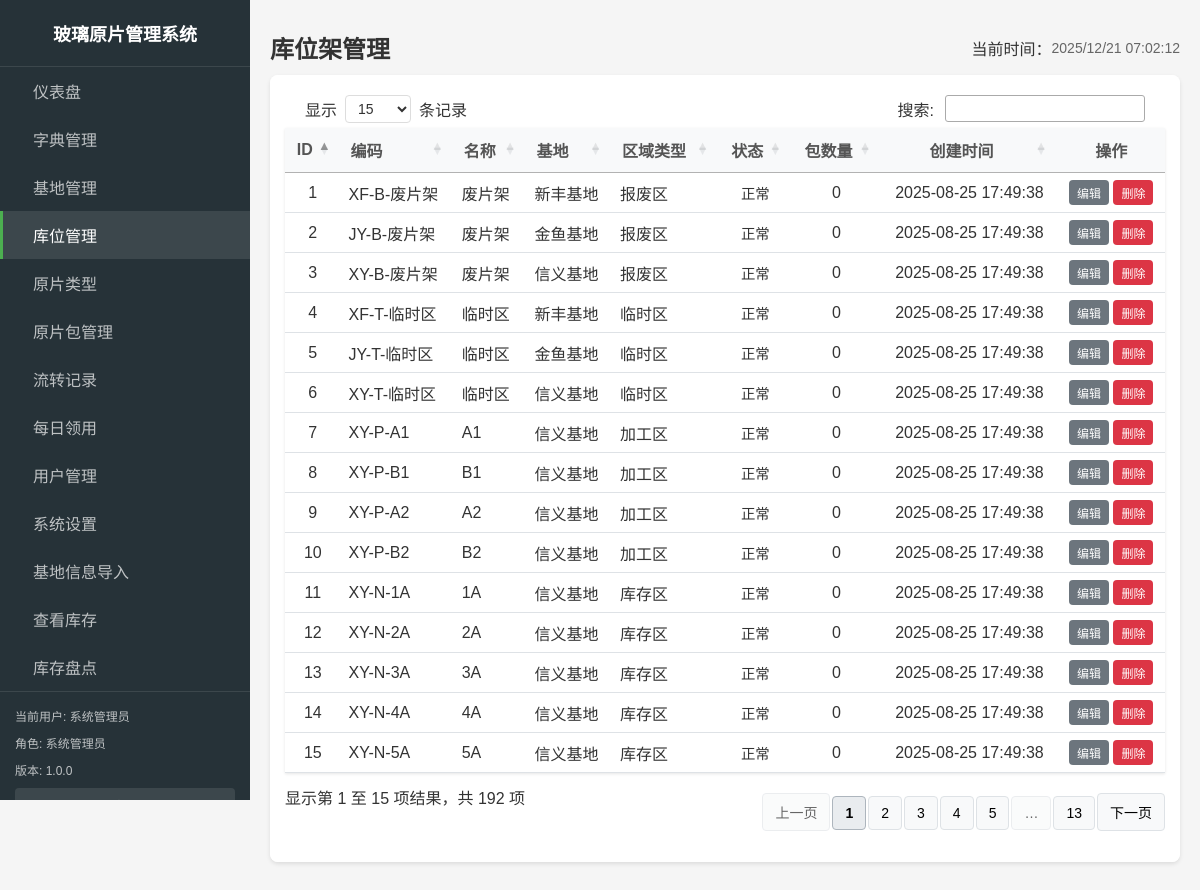
The page /admin/racks.php (signed in) on the database its author committed.
### tables this page shows
CREATE TABLE `settings` (`id` INT(11) NOT NULL AUTO_INCREMENT,
`setting_key` VARCHAR(100) NOT NULL Comment "设置键",
`value` TEXT NULL Comment "设置值",
`description` VARCHAR(255) NULL Comment "设置描述",
`created_at` TIMESTAMP NOT NULL DEFAULT CURRENT_TIMESTAMP,
`updated_at` TIMESTAMP NOT NULL DEFAULT CURRENT_TIMESTAMP ON UPDATE CURRENT_TIMESTAMP(0),
UNIQUE INDEX `setting_key`(`setting_key` ASC) USING BTREE,
PRIMARY KEY (`id`));

CREATE TABLE `storage_racks` (`id` INT(11) NOT NULL AUTO_INCREMENT,
`base_id` INT(11) NOT NULL Comment "所属基地ID",
`code` VARCHAR(50) NOT NULL Comment "库位架编码",
`name` VARCHAR(100) NULL Comment "库位架名称",
`area_type` ENUM("storage","processing","scrap","temporary") NOT NULL DEFAULT 'storage' Comment "区域类型：库存区、加工区、报废区、临时区",
`capacity` INT(11) NULL Comment "容量",
`status` ENUM("normal","maintenance","full") NULL DEFAULT 'normal' Comment "状态：正常、维护中、已满",
`created_at` TIMESTAMP NOT NULL DEFAULT CURRENT_TIMESTAMP,
`updated_at` TIMESTAMP NOT NULL DEFAULT CURRENT_TIMESTAMP ON UPDATE CURRENT_TIMESTAMP(0),
INDEX `base_id`(`base_id` ASC) USING BTREE,
PRIMARY KEY (`id`));

CREATE TABLE `bases` (`id` INT(11) NOT NULL AUTO_INCREMENT,
`name` VARCHAR(50) NOT NULL Comment "基地名称",
`code` VARCHAR(20) NOT NULL Comment "基地编码",
`address` VARCHAR(255) NULL Comment "基地地址",
`created_at` TIMESTAMP NOT NULL DEFAULT CURRENT_TIMESTAMP,
`updated_at` TIMESTAMP NOT NULL DEFAULT CURRENT_TIMESTAMP ON UPDATE CURRENT_TIMESTAMP(0),
PRIMARY KEY (`id`));

### includes/db.php (called while the page is built, shortened)
<?php
function getDbConnection() {
    static $conn = null;
    if ($conn === null) {
        $conn = new mysqli(DB_HOST, DB_USER, DB_PASS, DB_NAME);
        $conn->set_charset(DB_CHARSET);
    }
    return $conn;
}
function query($sql, $params = []) {
    $conn = getDbConnection();
    $stmt = $conn->prepare($sql);
    if (!$stmt->execute()) {
        throw new Exception("执行查询失败: " . $stmt->error . "<br>SQL: " . $sql);
    }
    $result = $stmt->get_result();
    return $result;
}
function fetchRow($sql, $params = []) {
    $result = query($sql, $params);
    $row = $result->fetch_assoc();
    return $row;
}
function fetchAll($sql, $params = []) {
    $result = query($sql, $params);
    $rows = [];
    while ($row = $result->fetch_assoc()) {
        $rows[] = $row;
    }
    return $rows;
}
?>

### includes/auth.php (called while the page is built, shortened)
<?php
require_once __DIR__ . '/db.php';
function isLoggedIn() {
    return isset($_SESSION['logged_in']) && $_SESSION['logged_in'] === true;
}
function getCurrentUser() {
    return [
        'id' => $_SESSION['user_id'],
        'username' => $_SESSION['username'],
        'name' => $_SESSION['name'],
        'role' => $_SESSION['role'],
        'base_id' => $_SESSION['base_id'] ?? null
    ];
}
?>

### includes/admin_nav_config.php (called while the page is built, shortened)
<?php
function getAdminNavConfig($userRole) {
    $filteredItems = array_filter($navItems, function($item) use ($userRole) {
        return in_array($userRole, $item['roles']);
    });
    usort($filteredItems, function($a, $b) {
        return $a['order'] - $b['order'];
    });
    return $filteredItems;
}
function getCurrentNavId($currentPage) {
    $pageNavMap = [
        'index.php' => 'dashboard',
        'bases.php' => 'bases',
        'racks.php' => 'racks',
        'glass_types.php' => 'glass_types',
        'dictionary.php' => 'dictionary',
        'packages.php' => 'packages',
        'transactions.php' => 'transactions',
        'reports.php' => 'reports',
        'users.php' => 'users',
        'settings.php' => 'settings',
    ];
    return $pageNavMap[$currentPage] ?? '';
}
?>

### includes/app_info.php (called while the page is built, shortened)
<?php
require_once __DIR__ . '/db.php';
function getAppName() {
    try {
        $setting = fetchRow("SELECT value FROM settings WHERE setting_key = 'system_name' LIMIT 1");
        if ($setting && !empty($setting['value'])) {
            return $setting['value'];
        }
        return '玻璃仓储管理系统';
    } catch (Exception $e) {
        return '玻璃仓储管理系统';
    }
}
function getAppVersion() {
    try {
        $setting = fetchRow("SELECT value FROM settings WHERE setting_key = 'system_version' LIMIT 1");
        if ($setting && !empty($setting['value'])) {
            return $setting['value'];
        }
        return '1.0.0';
    } catch (Exception $e) {
        return '1.0.0';
    }
}
?>

### admin/racks.php (the view, shortened to what this page needs)
<?php
require_once '../includes/auth.php';
require_once '../includes/db.php';
require_once '../includes/admin_layout.php';
$currentUser = getCurrentUser();
$areaTypes = [
    'storage' => '库存区',
    'processing' => '加工区',
    'scrap' => '报废区',
    'temporary' => '临时区'
];
$message = '';
$messageType = '';
$racksParams = [];
$racksSql = "SELECT r.*, b.name as base_name,
                         (SELECT COUNT(*) FROM glass_packages WHERE current_rack_id = r.id) as package_count
                  FROM storage_racks r
                  LEFT JOIN bases b ON r.base_id = b.id";
$racksSql .= " ORDER BY r.id ASC";
$racks = fetchAll($racksSql , $racksParams);
$statusOptions = [
    'normal' => '正常',
    'maintenance' => '维护中',
    'full' => '已满'
];
?>
<div class="add-button-container">
    <button type="button" class="btn btn-success" onclick="showAddForm()">新增库位架</button>
</div>
<div class="table-container">
    <table id="racksTable" class="table" data-table="racks">
        <thead>
            <tr>
                <th>ID</th>
                <th>编码</th>
                <th>名称</th>
                <th>基地</th>
                <th>区域类型</th>
                <th>状态</th>
                <th>包数量</th>
                <th>创建时间</th>
                <th>操作</th>
            </tr>
        </thead>
        <tbody>
            <?php if (empty($racks)): ?>
                <tr>
                    <td colspan="9" style="text-align: center; color: #666;">暂无记录</td>
                </tr>
            <?php else: ?>
                <?php foreach ($racks as $rack): ?>
                    <tr>
                        <td><?php echo $rack['id']; ?></td>
                        <td><?php echo htmlspecialchars($rack['code']); ?></td>
                        <td><?php echo htmlspecialchars($rack['name']); ?></td>
                        <td><?php echo htmlspecialchars($rack['base_name']); ?></td>
                        <td><?php echo htmlspecialchars($areaTypes[$rack['area_type']]); ?></td>
                        <td>
                            <span class="status-badge status-<?php echo $rack['status']; ?>">
                                <?php echo htmlspecialchars($statusOptions[$rack['status']]); ?>
                            </span>
                        </td>
                        <td><?php echo $rack['package_count']; ?></td>
                        <td><?php echo date('Y-m-d H:i:s', strtotime($rack['created_at'])); ?></td>
                        <td>
                            <a href="racks.php?action=edit&id=<?php echo $rack['id']; ?>" class="btn btn-sm btn-primary">编辑</a>
                            <button onclick="deleteRecord(<?php echo $rack['id']; ?>)" class="btn btn-sm btn-danger">删除</button>
                        </td>
                    </tr>
                <?php endforeach; ?>
            <?php endif; ?>
        </tbody>
    </table>
</div>
</body>
</html>
<?php
$content = ob_get_clean();
echo renderAdminLayout('库位架管理', $content, $currentUser, 'racks.php', ['../assets/css/admin/rack.css'], [], $message ?? '', $messageType ?? 'info');
?>

### includes/admin_sidebar.php (shortened to what this page needs)
<?php
require_once __DIR__ . '/admin_nav_config.php';
require_once __DIR__ . '/../includes/app_info.php';
function renderAdminSidebar($currentUser, $currentPage = '') {
    $navItems = getAdminNavConfig($currentUser['role']);
    $currentNavId = getCurrentNavId($currentPage);
    ?>
    <div class="admin-sidebar">
        <div class="logo">
            <h2><?php echo getAppName(); ?></h2>
        </div>
        <nav class="admin-nav">
            <ul>
                <?php foreach ($navItems as $item): ?>
                <li<?php echo ($item['id'] === $currentNavId) ? ' class="active"' : ''; ?>>
                    <a href="<?php echo htmlspecialchars($item['url']); ?>">
                        <?php echo htmlspecialchars($item['title']); ?>
                    </a>
                </li>
                <?php endforeach; ?>
            </ul>
        </nav>
        <div class="admin-sidebar-footer">
            <p>当前用户: <?php echo htmlspecialchars($currentUser['name'] ?: $currentUser['username']); ?></p>
            <p>角色: <?php echo getRoleDisplayName($currentUser['role']); ?></p>
            <p>版本: <?php echo getAppVersion(); ?></p>
            <a href="../logout.php" class="logout-btn">退出登录</a>
        </div>
    </div>
    <?php
    return ob_get_clean();
}
function getRoleDisplayName($role) {
    $roleNames = [
        'admin' => '系统管理员',
        'manager' => '库管',
        'operator' => '操作员',
        'viewer' => '查看者'
    ];
    return $roleNames[$role] ?? $role;
}
?>

### assets/css/main.css (style rules this page uses)
* { box-sizing: border-box; }
body { font-family: 'Microsoft YaHei', Arial, sans-serif; margin: 0; padding: 0; background-color: #f5f5f5; color: #333; }
a { text-decoration: none; color:#000000; }
.btn { display: inline-block; padding: 8px 16px; background-color: #4CAF50; color: white; border: none; border-radius: 4px; cursor: pointer; font-size: 14px; text-align: center; transition: background-color 0.2s; }
.btn-primary { background-color: #2196F3; }
.btn-success { background-color: #28a745; color: white; }
.btn-danger { background-color: #f44336; }
.btn-sm { padding: 4px 8px; font-size: 12px; }
.table, .data-table { width: 100%; border-collapse: collapse; margin-bottom: 20px; background-color: white; box-shadow: 0 1px 3px rgba(0,0,0,0.1); }
.table th, .table td, .data-table th, .data-table td { padding: 12px 15px; text-align: left; border-bottom: 1px solid #eee; }
.table th, .data-table th { background-color: #f9f9f9; font-weight: bold; color: #555; }
.table-container { overflow-x: auto; margin-bottom: 20px; }
.status-badge { display: inline-block; padding: 4px 8px; border-radius: 12px; font-size: 0.9em; font-weight: 500; text-align: center; white-space: nowrap; }
.text-center { text-align: center; }

### assets/css/admin.css (style rules this page uses)
body { min-width: 1080px; }
.admin-sidebar { width: 250px; background-color: #263238; color: #fff; display: flex; flex-direction: column; position: fixed; height: 100vh; overflow-y: auto; }
.logo { padding: 20px; text-align: center; border-bottom: 1px solid rgba(255,255,255,0.1); }
.logo h2 { margin: 0; font-size: 18px; color: #fff; }
.admin-nav { flex: 1; }
.admin-nav ul { list-style: none; padding: 0; margin: 0; }
.admin-nav li { margin: 0; }
.admin-nav a { display: block; padding: 12px 20px; color: rgba(255,255,255,0.7); text-decoration: none; transition: all 0.3s; border-left: 3px solid transparent; }
.admin-nav li.active a { background-color: rgba(255,255,255,0.1); color: #fff; border-left-color: #4CAF50; }
.admin-sidebar-footer { padding: 15px; border-top: 1px solid rgba(255,255,255,0.1); font-size: 12px; }
.admin-sidebar-footer p { margin: 0 0 10px; opacity: 0.7; }
.logout-btn { display: block; padding: 8px 12px; background-color: rgba(255,255,255,0.1); color: #fff; text-align: center; border-radius: 4px; text-decoration: none; }
.table-container { background: #fff; border-radius: 8px; overflow: hidden; box-shadow: 0 2px 4px rgba(0,0,0,0.1); margin-bottom: 20px; }

### assets/css/datatable-theme.css (style rules this page uses)
table.dataTable { width: 100% !important; border-collapse: collapse; background-color: white; }
table.dataTable thead th { background-color: #f8f9fa; border-bottom: 2px solid #dee2e6; padding: 12px 8px; font-weight: 600; position: relative; }
table.dataTable thead th.sorting, table.dataTable thead th.sorting_asc, table.dataTable thead th.sorting_desc { cursor: pointer; padding-right: 30px; }
table.dataTable thead th.sorting:after, table.dataTable thead th.sorting_asc:after, table.dataTable thead th.sorting_desc:after { position: absolute; right: 8px; top: 50%; transform: translateY(-50%); font-size: 12px; color: #6c757d; }
table.dataTable tbody th,table.dataTable tbody td { padding: 5px 8px !important; font-size: 1rem; }
table.dataTable tbody td { padding: 10px 8px; border-bottom: 1px solid #dee2e6; }
.text-center { text-align: center !important; }
.btn { padding: 6px 12px; border: none; border-radius: 4px; cursor: pointer; text-decoration: none; display: inline-block; font-size: 14px; text-align: center; }
.btn-sm { padding: 4px 8px; font-size: 12px; }
.btn-primary { background-color: #6c757d !important; color: white !important; border-color: #6c757d !important; }
.btn-danger { background-color: #dc3545; color: white; }

### assets/css/admin/rack.css (style rules this page uses)
.add-button-container { position: absolute; right: 100px; margin-bottom: 0; }

### rows shown on the page
settings: value "玻璃原片管理系统"
settings: value "1.0.0"
storage_racks: id "1", code "XF-B-废片架", name "废片架", base.name "新丰基地", area_type "报废区", status "正常", package_count "0", created_at "2025-08-25 17:49:38"
storage_racks: id "2", code "JY-B-废片架", name "废片架", base.name "金鱼基地", area_type "报废区", status "正常", package_count "0", created_at "2025-08-25 17:49:38"
storage_racks: id "3", code "XY-B-废片架", name "废片架", base.name "信义基地", area_type "报废区", status "正常", package_count "0", created_at "2025-08-25 17:49:38"
storage_racks: id "4", code "XF-T-临时区", name "临时区", base.name "新丰基地", area_type "临时区", status "正常", package_count "0", created_at "2025-08-25 17:49:38"
storage_racks: id "5", code "JY-T-临时区", name "临时区", base.name "金鱼基地", area_type "临时区", status "正常", package_count "0", created_at "2025-08-25 17:49:38"
storage_racks: id "6", code "XY-T-临时区", name "临时区", base.name "信义基地", area_type "临时区", status "正常", package_count "0", created_at "2025-08-25 17:49:38"
storage_racks: id "7", code "XY-P-A1", name "A1", base.name "信义基地", area_type "加工区", status "正常", package_count "0", created_at "2025-08-25 17:49:38"
storage_racks: id "8", code "XY-P-B1", name "B1", base.name "信义基地", area_type "加工区", status "正常", package_count "0", created_at "2025-08-25 17:49:38"
storage_racks: id "9", code "XY-P-A2", name "A2", base.name "信义基地", area_type "加工区", status "正常", package_count "0", created_at "2025-08-25 17:49:38"
storage_racks: id "10", code "XY-P-B2", name "B2", base.name "信义基地", area_type "加工区", status "正常", package_count "0", created_at "2025-08-25 17:49:38"
storage_racks: id "11", code "XY-N-1A", name "1A", base.name "信义基地", area_type "库存区", status "正常", package_count "0", created_at "2025-08-25 17:49:38"
storage_racks: id "12", code "XY-N-2A", name "2A", base.name "信义基地", area_type "库存区", status "正常", package_count "0", created_at "2025-08-25 17:49:38"
storage_racks: id "13", code "XY-N-3A", name "3A", base.name "信义基地", area_type "库存区", status "正常", package_count "0", created_at "2025-08-25 17:49:38"
storage_racks: id "14", code "XY-N-4A", name "4A", base.name "信义基地", area_type "库存区", status "正常", package_count "0", created_at "2025-08-25 17:49:38"
storage_racks: id "15", code "XY-N-5A", name "5A", base.name "信义基地", area_type "库存区", status "正常", package_count "0", created_at "2025-08-25 17:49:38"

### other values the page prints
$item['title'] "仪表盘"
$item['title'] "字典管理"
$item['title'] "基地管理"
$item['title'] "库位管理"
$item['title'] "原片类型"
$item['title'] "原片包管理"
$item['title'] "流转记录"
$item['title'] "每日领用"
$item['title'] "用户管理"
$item['title'] "系统设置"
$item['title'] "基地信息导入"
$item['title'] "查看库存"
$item['title'] "库存盘点"
$currentUser['name'] ?: $currentUser['username'] "系统管理员"
getRoleDisplayName($currentUser['role']) "系统管理员"
